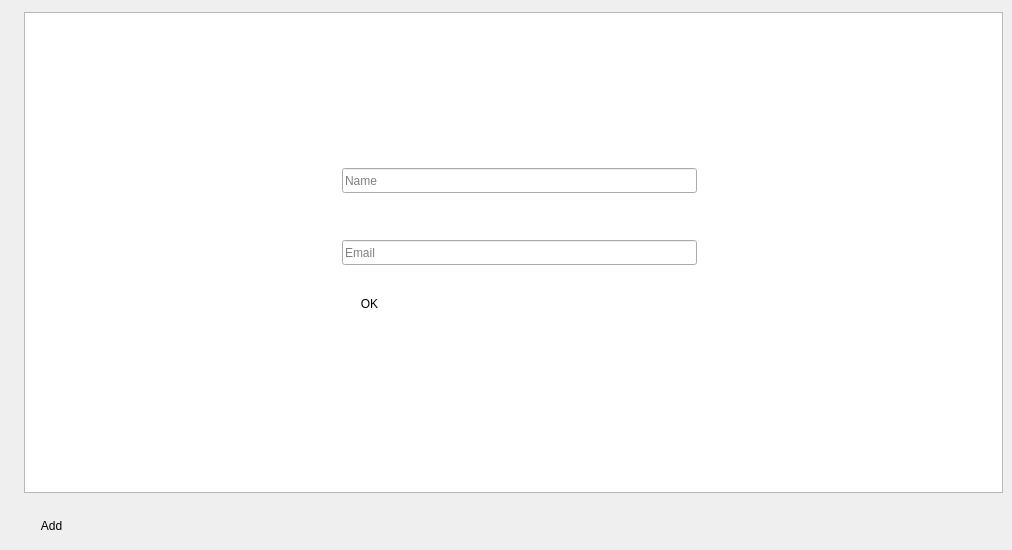
    <widget class="QWidget" name="page_4">
     <widget class="QListWidget" name="contactsListWidget">
      <property name="geometry">
       <rect>
        <x>24</x>
        <y>12</y>
        <width>979</width>
        <height>481</height>
       </rect>
      </property>
     </widget>
     <widget class="QWidget" name="contactsForm" native="true">
      <property name="geometry">
       <rect>
        <x>324</x>
        <y>120</y>
        <width>385</width>
        <height>217</height>
       </rect>
      </property>
      <property name="styleSheet">
       <string notr="true">background-color: &quot;white&quot;;</string>
      </property>
      <widget class="QLineEdit" name="contactsFormName">
       <property name="geometry">
        <rect>
         <x>18</x>
         <y>48</y>
         <width>355</width>
         <height>25</height>
        </rect>
       </property>
       <property name="placeholderText">
        <string>Name</string>
       </property>
      </widget>
      <widget class="QLineEdit" name="contactsFormEmail">
       <property name="geometry">
        <rect>
         <x>18</x>
         <y>120</y>
         <width>355</width>
         <height>25</height>
        </rect>
       </property>
       <property name="placeholderText">
        <string>Email</string>
       </property>
      </widget>
      <widget class="QLabel" name="nameIcon">
       <property name="geometry">
        <rect>
         <x>18</x>
         <y>18</y>
         <width>25</width>
         <height>25</height>
        </rect>
       </property>
       <property name="text">
        <string/>
       </property>
       <property name="pixmap">
        <pixmap resource="icons/icons.qrc">:/images/name_icon.png</pixmap>
       </property>
       <property name="scaledContents">
        <bool>true</bool>
       </property>
      </widget>
      <widget class="QLabel" name="emailIcon">
       <property name="geometry">
        <rect>
         <x>18</x>
         <y>90</y>
         <width>25</width>
         <height>25</height>
        </rect>
       </property>
       <property name="text">
        <string/>
       </property>
       <property name="pixmap">
        <pixmap resource="icons/icons.qrc">:/images/email_icon.png</pixmap>
       </property>
       <property name="scaledContents">
        <bool>true</bool>
       </property>
      </widget>
      <widget class="QPushButton" name="contactsFormOk">
       <property name="geometry">
        <rect>
         <x>18</x>
         <y>168</y>
         <width>55</width>
         <height>31</height>
        </rect>
       </property>
       <property name="cursor">
        <cursorShape>PointingHandCursor</cursorShape>
       </property>
       <property name="focusPolicy">
        <enum>Qt::NoFocus</enum>
       </property>
       <property name="styleSheet">
        <string notr="true">#contactsFormOk {background: &quot;#d9d9d9&quot;; border: none; border-radius: 5px;}
#contactsFormOk:hover {background: &quot;#cccccc&quot;;}
#contactsFormOk:pressed {background: &quot;#b3b3b3&quot;; border-radius: 10px;}</string>
       </property>
       <property name="text">
        <string>OK</string>
       </property>
      </widget>
     </widget>
     <widget class="QPushButton" name="contactsAdd">
      <property name="geometry">
       <rect>
        <x>24</x>
        <y>510</y>
        <width>55</width>
        <height>31</height>
       </rect>
      </property>
      <property name="cursor">
       <cursorShape>PointingHandCursor</cursorShape>
      </property>
      <property name="focusPolicy">
       <enum>Qt::NoFocus</enum>
      </property>
      <property name="styleSheet">
       <string notr="true">#contactsAdd {background: &quot;#d9d9d9&quot;; border: none; border-radius: 5px;}
#contactsAdd:hover {background: &quot;#cccccc&quot;;}
#contactsAdd:pressed {background: &quot;#b3b3b3&quot;; border-radius: 10px;}</string>
      </property>
      <property name="text">
       <string>Add</string>
      </property>
     </widget>
    </widget>
